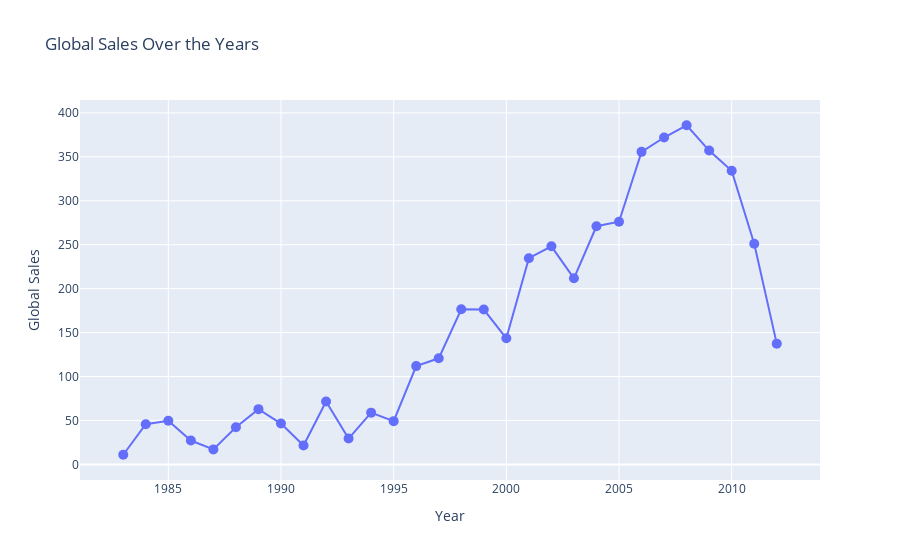

The notebook cell this image was saved under:
### Markdown cell above
### 4. Global Sales

### Code cell
global_sales_value = df.groupby('Year')['Global'].sum()

fig = go.Figure()

fig.add_trace(go.Scatter(x=global_sales_value.index, 
                         y=global_sales_value.values,
                         mode='lines+markers',
                         text=[f"{year}: {sales:.2f} million" for year, sales in zip(global_sales_value.index, global_sales_value.values)],
                         hoverinfo='text',
                         marker=dict(size=10)))

fig.update_layout(title='Global Sales Over the Years',
                  xaxis_title='Year',
                  yaxis_title='Global Sales',
)
fig.show()

### Figure 1 — Plotly figure (JSON) as saved in the notebook; plotly's stock layout.template omitted (floating-point values rounded to 4 significant figures)
{"data": [{"hoverinfo": "text", "marker": {"size": 10}, "mode": "lines+markers", "text": ["1983.0: 10.96 million", "1984.0: 45.66 million", "1985.0: 49.57 million", "1986.0: 27.17 million", "1987.0: 17.06 million", "1988.0: 42.19 million", "1989.0: 62.87 million", "1990.0: 46.48 million", "1991.0: 21.41 million", "1992.0: 71.47 million", "1993.0: 29.36 million", "1994.0: 58.86 million", "1995.0: 49.21 million", "1996.0: 111.85 million", "1997.0: 120.69 million", "1998.0: 176.57 million", "1999.0: 176.24 million", "2000.0: 143.47 million", "2001.0: 234.65 million", "2002.0: 248.17 million", "2003.0: 211.74 million", "2004.0: 271.01 million", "2005.0: 276.14 million", "2006.0: 355.65 million", "2007.0: 371.97 million", "2008.0: 385.92 million", "2009.0: 357.13 million", "2010.0: 334.11 million", "2011.0: 251.01 million", "2012.0: 137.41 million"], "type": "scatter", "x": [1983, 1984, 1985, 1986, 1987, 1988, 1989, 1990, 1991, 1992, 1993, 1994, 1995, 1996, 1997, 1998, 1999, 2000, 2001, 2002, 2003, 2004, 2005, 2006, 2007, 2008, 2009, 2010, 2011, 2012], "y": [10.96, 45.66, 49.57, 27.17, 17.06, 42.19, 62.87, 46.48, 21.41, 71.47, 29.36, 58.86, 49.21, 111.8, 120.7, 176.6, 176.2, 143.5, 234.7, 248.2, 211.7, 271.0, 276.1, 355.6, 372.0, 385.9, 357.1, 334.1, 251.0, 137.4]}], "layout": {"title": {"text": "Global Sales Over the Years"}, "xaxis": {"title": {"text": "Year"}}, "yaxis": {"title": {"text": "Global Sales"}}}}
